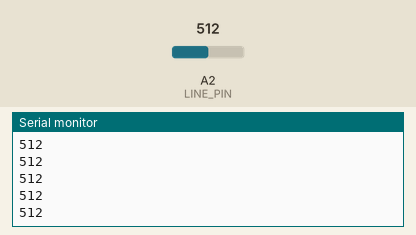
A sketch run on a simulated Arduino Uno, built with avr-gcc and run on an emulated ATmega328P. On the bench: the last lines printed to the serial monitor. The inputs (shaded band) are chosen by the test bench; at power-on: A2 (LINE_PIN) = 512.

Above: at 1.2 s.
1.3 s: A2 (LINE_PIN) set to 716
At 2.0 s:
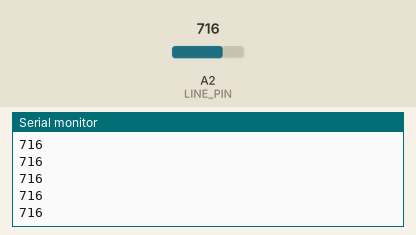
2.8 s: A2 (LINE_PIN) set to 900
At 3.4 s:
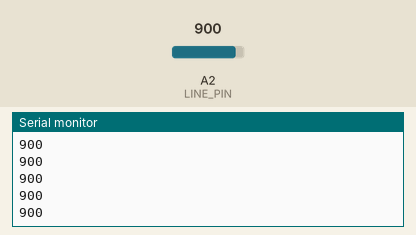
Timing chart, 0 to 5.8 s (numbered marks = the images above; inputs shaded):
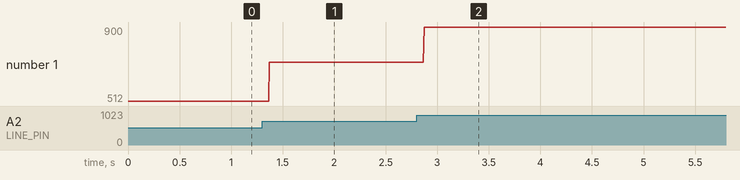

The sketch:

lesson_04_line_sensor.ino
```cpp
#define LINE_PIN  A2

void setup() {
  Serial.begin(9600);
}

void loop() {
  int data = analogRead(LINE_PIN);
//  if (data > 50) {
//    Serial.println("White ");
//  } else {
//    Serial.println("Black ");
//  }
  Serial.println(data);
//  delay(1000);
}
```

Measured:
- after the input at 1.3 s, the serial monitor: prints a new line after 0.07 s (image 1)
- after the input at 2.8 s, the serial monitor: prints a new line after 0.07 s (image 2)
- plotted number 1: 512 → 716 after the input at 1.3 s, 716 → 900 after the input at 2.8 s
